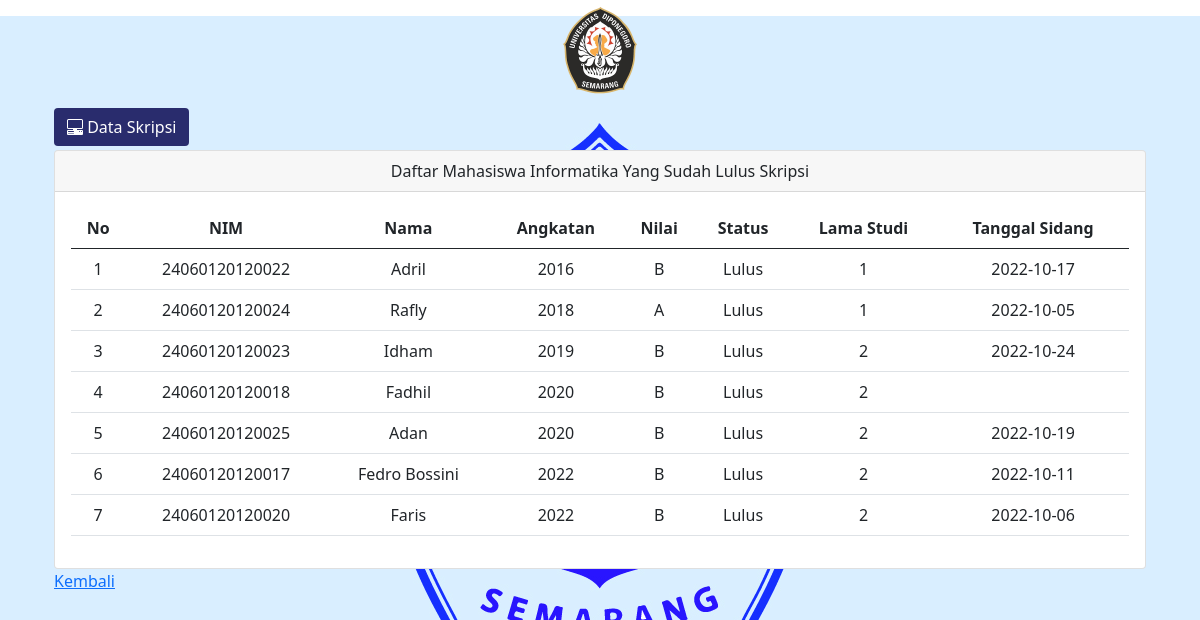
Screenshot of /Dosen/data_mhs_lulus_skripsi.php (signed in) with the database file from the repository.
### tables this page shows
CREATE TABLE `skripsi` (
  `nim_mhs` bigint(200) NOT NULL,
  `status_skripsi` varchar(20) NOT NULL,
  `nilai_skripsi` char(1) DEFAULT NULL,
  `lama_belajar` int(11) DEFAULT NULL,
  `tanggal_sidang` date DEFAULT NULL,
  `ba_skripsi` varchar(200) DEFAULT NULL
);

CREATE TABLE `mahasiswa` (
  `NIM` bigint(200) NOT NULL,
  `nama_mhs` varchar(50) NOT NULL,
  `no_hp_mhs` varchar(15) NOT NULL,
  `angkatan` varchar(4) NOT NULL,
  `jalur_masuk` varchar(10) NOT NULL,
  `email_mhs` varchar(50) NOT NULL,
  `password_mhs` varchar(20) NOT NULL,
  `alamat_mhs` varchar(100) NOT NULL,
  `status_mhs` varchar(15) NOT NULL,
  `foto_profil` varchar(100) NOT NULL
);

### Dosen/data_mhs_lulus_skripsi.php (the view, shortened to what this page needs)
<?php
require '../db_connect.php';
$result = mysqli_query($koneksi, "SELECT mahasiswa.NIM, mahasiswa.nama_mhs, mahasiswa.angkatan, skripsi.nilai_skripsi, skripsi.status_skripsi, skripsi.lama_belajar, skripsi.tanggal_sidang
FROM mahasiswa INNER JOIN skripsi ON mahasiswa.NIM = skripsi.nim_mhs WHERE skripsi.status_skripsi = 'Lulus' ORDER BY mahasiswa.angkatan");
?>
<!DOCTYPE html>
<html lang="en">
<head>
    <link href="https://cdn.jsdelivr.net/npm/bootstrap@5.2.2/dist/css/bootstrap.min.css" rel="stylesheet">
    <link rel="stylesheet" href="https://stackpath.bootstrapcdn.com/bootstrap/5.0.0-alpha2/css/bootstrap.min.css">
</head>
<body>
    <div class="foto text-center">
        <img src="logoundip.png" alt="" class=" logo" width="100px">
    </div>
    <section class="p-1 my-container ">
        <div class="container m-p-0">
            <button class="btn my-1 font-weight-bold" id="menu-btn"> Data Skripsi
            </button>
            <div class="card ">
                <div class="card-header text-center font-weight-bold">Daftar Mahasiswa Informatika Yang Sudah Lulus Skripsi</div>
                <div class="card-body">
                    <table class="table text-center">
                        <thead>
                            <tr>
                                <th scope="col">No</th>
                                <th scope="col">NIM</th>
                                <th scope="col">Nama</th>
                                <th scope="col">Angkatan</th>
                                <th scope="col">Nilai</th>
                                <th scope="col">Status</th>
                                <th scope="col">Lama Studi</th>
                                <th scope="col">Tanggal Sidang</th>
                            </tr>
                        </thead>
                        <tbody>
                            <?php
                            $i = 1;
                            while ($row = $result->fetch_object()) {
                                echo '<tr>';
                                echo '<td>' . $i . '</td>';
                                echo '<td>' . $row->NIM . '</td>';
                                echo '<td>' . $row->nama_mhs . '</td>';
                                echo '<td>' . $row->angkatan . '</td>';
                                echo '<td>' . $row->nilai_skripsi . '</td>';
                                echo '<td>' . $row->status_skripsi . '</td>';
                                echo '<td>' . $row->lama_belajar . '</td>';
                                echo '<td>' . $row->tanggal_sidang . '</td>';
                                echo '</tr>';
                                $i++;
                            }
                            ?>
                        </tbody>
                    </table>
                </div>
            </div>
            <a href="skripsi.php">Kembali</a>
        </div>
    </section>
</body>
</html>

### Dosen/data_mhs_lulus_skripsi.php (style rules this page uses)
* { margin: 0; }
body { min-height: 100vh; background-image: url('dips.jpg'); background-repeat: no-repeat; background-attachment: fixed; background-position: center; }
.my-container { transition: 0.4s; }
#menu-btn { background-color: #292C6D; color: #fff; }

### rows the page displays
skripsi: nim_mhs.NIM "24060120120022", nim_mhs.nama_mhs "Adril", nim_mhs.angkatan "2016", nilai_skripsi "B", status_skripsi "Lulus", lama_belajar "1", tanggal_sidang "2022-10-17"
skripsi: nim_mhs.NIM "24060120120024", nim_mhs.nama_mhs "Rafly", nim_mhs.angkatan "2018", nilai_skripsi "A", status_skripsi "Lulus", lama_belajar "1", tanggal_sidang "2022-10-05"
skripsi: nim_mhs.NIM "24060120120023", nim_mhs.nama_mhs "Idham", nim_mhs.angkatan "2019", nilai_skripsi "B", status_skripsi "Lulus", lama_belajar "2", tanggal_sidang "2022-10-24"
skripsi: nim_mhs.NIM "24060120120018", nim_mhs.nama_mhs "Fadhil", nim_mhs.angkatan "2020", nilai_skripsi "B", status_skripsi "Lulus", lama_belajar "2"
skripsi: nim_mhs.NIM "24060120120025", nim_mhs.nama_mhs "Adan", nim_mhs.angkatan "2020", nilai_skripsi "B", status_skripsi "Lulus", lama_belajar "2", tanggal_sidang "2022-10-19"
skripsi: nim_mhs.NIM "24060120120017", nim_mhs.nama_mhs "Fedro Bossini", nim_mhs.angkatan "2022", nilai_skripsi "B", status_skripsi "Lulus", lama_belajar "2", tanggal_sidang "2022-10-11"
skripsi: nim_mhs.NIM "24060120120020", nim_mhs.nama_mhs "Faris", nim_mhs.angkatan "2022", nilai_skripsi "B", status_skripsi "Lulus", lama_belajar "2", tanggal_sidang "2022-10-06"
